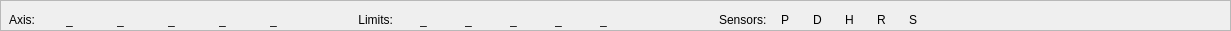
   <widget class="QFrame" name="frameLedsStatus">
    <property name="geometry">
     <rect>
      <x>1</x>
      <y>595</y>
      <width>1231</width>
      <height>31</height>
     </rect>
    </property>
    <property name="frameShape">
     <enum>QFrame::StyledPanel</enum>
    </property>
    <property name="frameShadow">
     <enum>QFrame::Raised</enum>
    </property>
    <widget class="QWidget" name="frmLedsSensor" native="true">
     <property name="enabled">
      <bool>true</bool>
     </property>
     <property name="geometry">
      <rect>
       <x>700</x>
       <y>10</y>
       <width>300</width>
       <height>20</height>
      </rect>
     </property>
     <property name="sizePolicy">
      <sizepolicy hsizetype="Fixed" vsizetype="Fixed">
       <horstretch>0</horstretch>
       <verstretch>0</verstretch>
      </sizepolicy>
     </property>
     <property name="maximumSize">
      <size>
       <width>300</width>
       <height>20</height>
      </size>
     </property>
     <property name="styleSheet">
      <string notr="true"/>
     </property>
     <layout class="QHBoxLayout" name="_4">
      <property name="spacing">
       <number>0</number>
      </property>
      <property name="leftMargin">
       <number>0</number>
      </property>
      <property name="topMargin">
       <number>0</number>
      </property>
      <property name="rightMargin">
       <number>0</number>
      </property>
      <property name="bottomMargin">
       <number>0</number>
      </property>
      <item>
       <spacer name="horizontalSpacer_16">
        <property name="orientation">
         <enum>Qt::Horizontal</enum>
        </property>
        <property name="sizeType">
         <enum>QSizePolicy::Maximum</enum>
        </property>
        <property name="sizeHint" stdset="0">
         <size>
          <width>19</width>
          <height>20</height>
         </size>
        </property>
       </spacer>
      </item>
      <item>
       <widget class="QLabel" name="SensorLbl">
        <property name="text">
         <string>Sensors:</string>
        </property>
       </widget>
      </item>
      <item>
       <spacer name="horizontalSpacer_13">
        <property name="orientation">
         <enum>Qt::Horizontal</enum>
        </property>
        <property name="sizeType">
         <enum>QSizePolicy::Fixed</enum>
        </property>
        <property name="sizeHint" stdset="0">
         <size>
          <width>7</width>
          <height>20</height>
         </size>
        </property>
       </spacer>
      </item>
      <item>
       <widget class="cnLed" name="cnLedP">
        <property name="enabled">
         <bool>true</bool>
        </property>
        <property name="sizePolicy">
         <sizepolicy hsizetype="Fixed" vsizetype="Fixed">
          <horstretch>0</horstretch>
          <verstretch>0</verstretch>
         </sizepolicy>
        </property>
        <property name="maximumSize">
         <size>
          <width>20</width>
          <height>20</height>
         </size>
        </property>
        <property name="toolTip">
         <string>Probe</string>
        </property>
        <property name="text">
         <string notr="true"/>
        </property>
        <property name="pixmap">
         <pixmap>images/ledRougeEteinte.svg</pixmap>
        </property>
        <property name="scaledContents">
         <bool>true</bool>
        </property>
       </widget>
      </item>
      <item>
       <widget class="QLabel" name="lblLedP">
        <property name="sizePolicy">
         <sizepolicy hsizetype="Fixed" vsizetype="Fixed">
          <horstretch>0</horstretch>
          <verstretch>0</verstretch>
         </sizepolicy>
        </property>
        <property name="minimumSize">
         <size>
          <width>20</width>
          <height>0</height>
         </size>
        </property>
        <property name="maximumSize">
         <size>
          <width>20</width>
          <height>16777215</height>
         </size>
        </property>
        <property name="text">
         <string notr="true">P</string>
        </property>
       </widget>
      </item>
      <item>
       <spacer name="horizontalSpacer_15">
        <property name="orientation">
         <enum>Qt::Horizontal</enum>
        </property>
        <property name="sizeType">
         <enum>QSizePolicy::Fixed</enum>
        </property>
        <property name="sizeHint" stdset="0">
         <size>
          <width>5</width>
          <height>20</height>
         </size>
        </property>
       </spacer>
      </item>
      <item>
       <widget class="cnLed" name="cnLedD">
        <property name="enabled">
         <bool>true</bool>
        </property>
        <property name="sizePolicy">
         <sizepolicy hsizetype="Fixed" vsizetype="Fixed">
          <horstretch>0</horstretch>
          <verstretch>0</verstretch>
         </sizepolicy>
        </property>
        <property name="maximumSize">
         <size>
          <width>20</width>
          <height>20</height>
         </size>
        </property>
        <property name="toolTip">
         <string>Door</string>
        </property>
        <property name="text">
         <string notr="true"/>
        </property>
        <property name="pixmap">
         <pixmap>images/ledRougeEteinte.svg</pixmap>
        </property>
        <property name="scaledContents">
         <bool>true</bool>
        </property>
       </widget>
      </item>
      <item>
       <widget class="QLabel" name="lblLedD">
        <property name="sizePolicy">
         <sizepolicy hsizetype="Fixed" vsizetype="Fixed">
          <horstretch>0</horstretch>
          <verstretch>0</verstretch>
         </sizepolicy>
        </property>
        <property name="minimumSize">
         <size>
          <width>20</width>
          <height>0</height>
         </size>
        </property>
        <property name="maximumSize">
         <size>
          <width>20</width>
          <height>16777215</height>
         </size>
        </property>
        <property name="text">
         <string notr="true">D</string>
        </property>
       </widget>
      </item>
      <item>
       <spacer name="horizontalSpacer_17">
        <property name="orientation">
         <enum>Qt::Horizontal</enum>
        </property>
        <property name="sizeType">
         <enum>QSizePolicy::Fixed</enum>
        </property>
        <property name="sizeHint" stdset="0">
         <size>
          <width>5</width>
          <height>20</height>
         </size>
        </property>
       </spacer>
      </item>
      <item>
       <widget class="cnLed" name="cnLedH">
        <property name="enabled">
         <bool>true</bool>
        </property>
        <property name="sizePolicy">
         <sizepolicy hsizetype="Fixed" vsizetype="Fixed">
          <horstretch>0</horstretch>
          <verstretch>0</verstretch>
         </sizepolicy>
        </property>
        <property name="maximumSize">
         <size>
          <width>20</width>
          <height>20</height>
         </size>
        </property>
        <property name="toolTip">
         <string>Hold</string>
        </property>
        <property name="text">
         <string notr="true"/>
        </property>
        <property name="pixmap">
         <pixmap>images/ledRougeEteinte.svg</pixmap>
        </property>
        <property name="scaledContents">
         <bool>true</bool>
        </property>
       </widget>
      </item>
      <item>
       <widget class="QLabel" name="lblLedH">
        <property name="sizePolicy">
         <sizepolicy hsizetype="Fixed" vsizetype="Fixed">
          <horstretch>0</horstretch>
          <verstretch>0</verstretch>
         </sizepolicy>
        </property>
        <property name="minimumSize">
         <size>
          <width>20</width>
          <height>0</height>
         </size>
        </property>
        <property name="maximumSize">
         <size>
          <width>20</width>
          <height>16777215</height>
         </size>
        </property>
        <property name="text">
         <string notr="true">H</string>
        </property>
       </widget>
      </item>
      <item>
       <spacer name="horizontalSpacer_7">
        <property name="orientation">
         <enum>Qt::Horizontal</enum>
        </property>
        <property name="sizeType">
         <enum>QSizePolicy::Fixed</enum>
        </property>
        <property name="sizeHint" stdset="0">
         <size>
          <width>5</width>
          <height>20</height>
         </size>
        </property>
       </spacer>
      </item>
      <item>
       <widget class="cnLed" name="cnLedR">
        <property name="enabled">
         <bool>true</bool>
        </property>
        <property name="sizePolicy">
         <sizepolicy hsizetype="Fixed" vsizetype="Fixed">
          <horstretch>0</horstretch>
          <verstretch>0</verstretch>
         </sizepolicy>
        </property>
        <property name="maximumSize">
         <size>
          <width>20</width>
          <height>20</height>
         </size>
        </property>
        <property name="toolTip">
         <string>soft Reset</string>
        </property>
        <property name="text">
         <string notr="true"/>
        </property>
        <property name="pixmap">
         <pixmap>images/ledRougeEteinte.svg</pixmap>
        </property>
        <property name="scaledContents">
         <bool>true</bool>
        </property>
       </widget>
      </item>
      <item>
       <widget class="QLabel" name="lblLedR">
        <property name="sizePolicy">
         <sizepolicy hsizetype="Fixed" vsizetype="Fixed">
          <horstretch>0</horstretch>
          <verstretch>0</verstretch>
         </sizepolicy>
        </property>
        <property name="minimumSize">
         <size>
          <width>20</width>
          <height>0</height>
         </size>
        </property>
        <property name="maximumSize">
         <size>
          <width>20</width>
          <height>23213</height>
         </size>
        </property>
        <property name="text">
         <string notr="true">R</string>
        </property>
       </widget>
      </item>
      <item>
       <spacer name="horizontalSpacer_18">
        <property name="orientation">
         <enum>Qt::Horizontal</enum>
        </property>
        <property name="sizeType">
         <enum>QSizePolicy::Fixed</enum>
        </property>
        <property name="sizeHint" stdset="0">
         <size>
          <width>5</width>
          <height>20</height>
         </size>
        </property>
       </spacer>
      </item>
      <item>
       <widget class="cnLed" name="cnLedS">
        <property name="enabled">
         <bool>true</bool>
        </property>
        <property name="sizePolicy">
         <sizepolicy hsizetype="Fixed" vsizetype="Fixed">
          <horstretch>0</horstretch>
          <verstretch>0</verstretch>
         </sizepolicy>
        </property>
        <property name="maximumSize">
         <size>
          <width>20</width>
          <height>20</height>
         </size>
        </property>
        <property name="toolTip">
         <string>cycle Start</string>
        </property>
        <property name="text">
         <string notr="true"/>
        </property>
        <property name="pixmap">
         <pixmap>images/ledRougeEteinte.svg</pixmap>
        </property>
        <property name="scaledContents">
         <bool>true</bool>
        </property>
       </widget>
      </item>
      <item>
       <widget class="QLabel" name="lblLedS">
        <property name="sizePolicy">
         <sizepolicy hsizetype="Fixed" vsizetype="Fixed">
          <horstretch>0</horstretch>
          <verstretch>0</verstretch>
         </sizepolicy>
        </property>
        <property name="minimumSize">
         <size>
          <width>20</width>
          <height>20</height>
         </size>
        </property>
        <property name="text">
         <string notr="true">S</string>
        </property>
       </widget>
      </item>
      <item>
       <spacer name="horizontalSpacer_20">
        <property name="orientation">
         <enum>Qt::Horizontal</enum>
        </property>
        <property name="sizeHint" stdset="0">
         <size>
          <width>10</width>
          <height>20</height>
         </size>
        </property>
       </spacer>
      </item>
     </layout>
    </widget>
    <widget class="QWidget" name="frmLedsAxis" native="true">
     <property name="enabled">
      <bool>true</bool>
     </property>
     <property name="geometry">
      <rect>
       <x>0</x>
       <y>10</y>
       <width>300</width>
       <height>20</height>
      </rect>
     </property>
     <property name="sizePolicy">
      <sizepolicy hsizetype="Fixed" vsizetype="Fixed">
       <horstretch>0</horstretch>
       <verstretch>0</verstretch>
      </sizepolicy>
     </property>
     <property name="maximumSize">
      <size>
       <width>300</width>
       <height>20</height>
      </size>
     </property>
     <property name="styleSheet">
      <string notr="true"/>
     </property>
     <layout class="QHBoxLayout" name="_2">
      <property name="spacing">
       <number>0</number>
      </property>
      <property name="leftMargin">
       <number>0</number>
      </property>
      <property name="topMargin">
       <number>0</number>
      </property>
      <property name="rightMargin">
       <number>0</number>
      </property>
      <property name="bottomMargin">
       <number>0</number>
      </property>
      <item>
       <widget class="QLabel" name="lblledxis">
        <property name="sizePolicy">
         <sizepolicy hsizetype="Fixed" vsizetype="Preferred">
          <horstretch>0</horstretch>
          <verstretch>0</verstretch>
         </sizepolicy>
        </property>
        <property name="minimumSize">
         <size>
          <width>32</width>
          <height>0</height>
         </size>
        </property>
        <property name="maximumSize">
         <size>
          <width>30</width>
          <height>16777215</height>
         </size>
        </property>
        <property name="text">
         <string>Axis:</string>
        </property>
        <property name="alignment">
         <set>Qt::AlignRight|Qt::AlignTrailing|Qt::AlignVCenter</set>
        </property>
       </widget>
      </item>
      <item>
       <spacer name="horizontalSpacer_6">
        <property name="orientation">
         <enum>Qt::Horizontal</enum>
        </property>
        <property name="sizeType">
         <enum>QSizePolicy::Fixed</enum>
        </property>
        <property name="sizeHint" stdset="0">
         <size>
          <width>5</width>
          <height>20</height>
         </size>
        </property>
       </spacer>
      </item>
      <item>
       <widget class="cnLed" name="cnLed00">
        <property name="enabled">
         <bool>true</bool>
        </property>
        <property name="sizePolicy">
         <sizepolicy hsizetype="Fixed" vsizetype="Fixed">
          <horstretch>0</horstretch>
          <verstretch>0</verstretch>
         </sizepolicy>
        </property>
        <property name="maximumSize">
         <size>
          <width>20</width>
          <height>20</height>
         </size>
        </property>
        <property name="toolTip">
         <string>X Limit</string>
        </property>
        <property name="text">
         <string notr="true"/>
        </property>
        <property name="pixmap">
         <pixmap>images/ledBleuEteinte.svg</pixmap>
        </property>
        <property name="scaledContents">
         <bool>true</bool>
        </property>
       </widget>
      </item>
      <item>
       <widget class="QLabel" name="lblLed00">
        <property name="sizePolicy">
         <sizepolicy hsizetype="Fixed" vsizetype="Fixed">
          <horstretch>0</horstretch>
          <verstretch>0</verstretch>
         </sizepolicy>
        </property>
        <property name="minimumSize">
         <size>
          <width>20</width>
          <height>0</height>
         </size>
        </property>
        <property name="maximumSize">
         <size>
          <width>20</width>
          <height>16777215</height>
         </size>
        </property>
        <property name="frameShape">
         <enum>QFrame::NoFrame</enum>
        </property>
        <property name="frameShadow">
         <enum>QFrame::Plain</enum>
        </property>
        <property name="lineWidth">
         <number>1</number>
        </property>
        <property name="text">
         <string notr="true">_</string>
        </property>
       </widget>
      </item>
      <item>
       <spacer name="horizontalSpacer_9">
        <property name="orientation">
         <enum>Qt::Horizontal</enum>
        </property>
        <property name="sizeType">
         <enum>QSizePolicy::Fixed</enum>
        </property>
        <property name="sizeHint" stdset="0">
         <size>
          <width>5</width>
          <height>20</height>
         </size>
        </property>
       </spacer>
      </item>
      <item>
       <widget class="cnLed" name="cnLed01">
        <property name="enabled">
         <bool>true</bool>
        </property>
        <property name="sizePolicy">
         <sizepolicy hsizetype="Fixed" vsizetype="Fixed">
          <horstretch>0</horstretch>
          <verstretch>0</verstretch>
         </sizepolicy>
        </property>
        <property name="maximumSize">
         <size>
          <width>20</width>
          <height>20</height>
         </size>
        </property>
        <property name="toolTip">
         <string>Y Limit</string>
        </property>
        <property name="text">
         <string notr="true"/>
        </property>
        <property name="pixmap">
         <pixmap>images/ledBleuEteinte.svg</pixmap>
        </property>
        <property name="scaledContents">
         <bool>true</bool>
        </property>
       </widget>
      </item>
      <item>
       <widget class="QLabel" name="lblLed01">
        <property name="sizePolicy">
         <sizepolicy hsizetype="Fixed" vsizetype="Fixed">
          <horstretch>0</horstretch>
          <verstretch>0</verstretch>
         </sizepolicy>
        </property>
        <property name="minimumSize">
         <size>
          <width>20</width>
          <height>0</height>
         </size>
        </property>
        <property name="maximumSize">
         <size>
          <width>20</width>
          <height>16777215</height>
         </size>
        </property>
        <property name="text">
         <string notr="true">_</string>
        </property>
       </widget>
      </item>
      <item>
       <spacer name="horizontalSpacer_10">
        <property name="orientation">
         <enum>Qt::Horizontal</enum>
        </property>
        <property name="sizeType">
         <enum>QSizePolicy::Fixed</enum>
        </property>
        <property name="sizeHint" stdset="0">
         <size>
          <width>5</width>
          <height>20</height>
         </size>
        </property>
       </spacer>
      </item>
      <item>
       <widget class="cnLed" name="cnLed02">
        <property name="enabled">
         <bool>true</bool>
        </property>
        <property name="sizePolicy">
         <sizepolicy hsizetype="Fixed" vsizetype="Fixed">
          <horstretch>0</horstretch>
          <verstretch>0</verstretch>
         </sizepolicy>
        </property>
        <property name="maximumSize">
         <size>
          <width>20</width>
          <height>20</height>
         </size>
        </property>
        <property name="toolTip">
         <string>Z Limit</string>
        </property>
        <property name="text">
         <string notr="true"/>
        </property>
        <property name="pixmap">
         <pixmap>images/ledBleuEteinte.svg</pixmap>
        </property>
        <property name="scaledContents">
         <bool>true</bool>
        </property>
       </widget>
      </item>
      <item>
       <widget class="QLabel" name="lblLed02">
        <property name="sizePolicy">
         <sizepolicy hsizetype="Fixed" vsizetype="Fixed">
          <horstretch>0</horstretch>
          <verstretch>0</verstretch>
         </sizepolicy>
        </property>
        <property name="minimumSize">
         <size>
          <width>20</width>
          <height>0</height>
         </size>
        </property>
        <property name="maximumSize">
         <size>
          <width>20</width>
          <height>16777215</height>
         </size>
        </property>
        <property name="text">
         <string notr="true">_</string>
        </property>
       </widget>
      </item>
      <item>
       <spacer name="horizontalSpacer_11">
        <property name="orientation">
         <enum>Qt::Horizontal</enum>
        </property>
        <property name="sizeType">
         <enum>QSizePolicy::Fixed</enum>
        </property>
        <property name="sizeHint" stdset="0">
         <size>
          <width>5</width>
          <height>20</height>
         </size>
        </property>
       </spacer>
      </item>
      <item>
       <widget class="cnLed" name="cnLed03">
        <property name="enabled">
         <bool>true</bool>
        </property>
        <property name="sizePolicy">
         <sizepolicy hsizetype="Fixed" vsizetype="Fixed">
          <horstretch>0</horstretch>
          <verstretch>0</verstretch>
         </sizepolicy>
        </property>
        <property name="maximumSize">
         <size>
          <width>20</width>
          <height>20</height>
         </size>
        </property>
        <property name="toolTip">
         <string>A Limit</string>
        </property>
        <property name="text">
         <string notr="true"/>
        </property>
        <property name="pixmap">
         <pixmap>images/ledBleuEteinte.svg</pixmap>
        </property>
        <property name="scaledContents">
         <bool>true</bool>
        </property>
        <property name="ledStatus" stdset="0">
         <bool>false</bool>
        </property>
       </widget>
      </item>
      <item>
       <widget class="QLabel" name="lblLed03">
        <property name="sizePolicy">
         <sizepolicy hsizetype="Fixed" vsizetype="Fixed">
          <horstretch>0</horstretch>
          <verstretch>0</verstretch>
         </sizepolicy>
        </property>
        <property name="minimumSize">
         <size>
          <width>20</width>
          <height>0</height>
         </size>
        </property>
        <property name="text">
         <string notr="true">_</string>
        </property>
       </widget>
      </item>
      <item>
       <spacer name="horizontalSpacer_12">
        <property name="orientation">
         <enum>Qt::Horizontal</enum>
        </property>
        <property name="sizeType">
         <enum>QSizePolicy::Fixed</enum>
        </property>
        <property name="sizeHint" stdset="0">
         <size>
          <width>5</width>
          <height>20</height>
         </size>
        </property>
       </spacer>
      </item>
      <item>
       <widget class="cnLed" name="cnLed04">
        <property name="enabled">
         <bool>true</bool>
        </property>
        <property name="sizePolicy">
         <sizepolicy hsizetype="Fixed" vsizetype="Fixed">
          <horstretch>0</horstretch>
          <verstretch>0</verstretch>
         </sizepolicy>
        </property>
        <property name="maximumSize">
         <size>
          <width>20</width>
          <height>20</height>
         </size>
        </property>
        <property name="toolTip">
         <string>B Limit</string>
        </property>
        <property name="text">
         <string notr="true"/>
        </property>
        <property name="pixmap">
         <pixmap>images/ledBleuEteinte.svg</pixmap>
        </property>
        <property name="scaledContents">
         <bool>true</bool>
        </property>
       </widget>
      </item>
      <item>
       <widget class="QLabel" name="lblLed04">
        <property name="sizePolicy">
         <sizepolicy hsizetype="Fixed" vsizetype="Fixed">
          <horstretch>0</horstretch>
          <verstretch>0</verstretch>
         </sizepolicy>
        </property>
        <property name="minimumSize">
         <size>
          <width>20</width>
          <height>0</height>
         </size>
        </property>
        <property name="text">
         <string notr="true">_</string>
        </property>
       </widget>
      </item>
     </layout>
    </widget>
    <widget class="QWidget" name="frmLimitleds" native="true">
     <property name="enabled">
      <bool>true</bool>
     </property>
     <property name="geometry">
      <rect>
       <x>320</x>
       <y>10</y>
       <width>300</width>
       <height>20</height>
      </rect>
     </property>
     <property name="sizePolicy">
      <sizepolicy hsizetype="Fixed" vsizetype="Fixed">
       <horstretch>0</horstretch>
       <verstretch>0</verstretch>
      </sizepolicy>
     </property>
     <property name="maximumSize">
      <size>
       <width>300</width>
       <height>16777215</height>
      </size>
     </property>
     <layout class="QHBoxLayout" name="_3">
      <property name="spacing">
       <number>0</number>
      </property>
      <property name="leftMargin">
       <number>0</number>
      </property>
      <property name="topMargin">
       <number>0</number>
      </property>
      <property name="rightMargin">
       <number>0</number>
      </property>
      <property name="bottomMargin">
       <number>0</number>
      </property>
      <item>
       <widget class="QLabel" name="lblLimit">
        <property name="text">
         <string>   Limits:</string>
        </property>
        <property name="alignment">
         <set>Qt::AlignRight|Qt::AlignTrailing|Qt::AlignVCenter</set>
        </property>
       </widget>
      </item>
      <item>
       <spacer name="horizontalSpacer_8">
        <property name="orientation">
         <enum>Qt::Horizontal</enum>
        </property>
        <property name="sizeType">
         <enum>QSizePolicy::Fixed</enum>
        </property>
        <property name="sizeHint" stdset="0">
         <size>
          <width>7</width>
          <height>20</height>
         </size>
        </property>
       </spacer>
      </item>
      <item>
       <widget class="cnLed" name="cnLedLimit00">
        <property name="sizePolicy">
         <sizepolicy hsizetype="Fixed" vsizetype="Fixed">
          <horstretch>0</horstretch>
          <verstretch>0</verstretch>
         </sizepolicy>
        </property>
        <property name="maximumSize">
         <size>
          <width>20</width>
          <height>20</height>
         </size>
        </property>
        <property name="toolTip">
         <string>X Limit</string>
        </property>
        <property name="text">
         <string notr="true"/>
        </property>
        <property name="pixmap">
         <pixmap>images/ledRougeEteinte.svg</pixmap>
        </property>
        <property name="scaledContents">
         <bool>true</bool>
        </property>
       </widget>
      </item>
      <item>
       <widget class="QLabel" name="lblLedLimit00">
        <property name="sizePolicy">
         <sizepolicy hsizetype="Fixed" vsizetype="Fixed">
          <horstretch>0</horstretch>
          <verstretch>0</verstretch>
         </sizepolicy>
        </property>
        <property name="minimumSize">
         <size>
          <width>20</width>
          <height>0</height>
         </size>
        </property>
        <property name="maximumSize">
         <size>
          <width>20</width>
          <height>16777215</height>
         </size>
        </property>
        <property name="frameShape">
         <enum>QFrame::NoFrame</enum>
        </property>
        <property name="frameShadow">
         <enum>QFrame::Plain</enum>
        </property>
        <property name="lineWidth">
         <number>1</number>
        </property>
        <property name="text">
         <string notr="true">_</string>
        </property>
       </widget>
      </item>
      <item>
       <spacer name="horizontalSpacer_35">
        <property name="orientation">
         <enum>Qt::Horizontal</enum>
        </property>
        <property name="sizeType">
         <enum>QSizePolicy::Fixed</enum>
        </property>
        <property name="sizeHint" stdset="0">
         <size>
          <width>5</width>
          <height>20</height>
         </size>
        </property>
       </spacer>
      </item>
      <item>
       <widget class="cnLed" name="cnLedLimit01">
        <property name="sizePolicy">
         <sizepolicy hsizetype="Fixed" vsizetype="Fixed">
          <horstretch>0</horstretch>
          <verstretch>0</verstretch>
         </sizepolicy>
        </property>
        <property name="maximumSize">
         <size>
          <width>20</width>
          <height>20</height>
         </size>
        </property>
        <property name="toolTip">
         <string>Y Limit</string>
        </property>
        <property name="text">
         <string notr="true"/>
        </property>
        <property name="pixmap">
         <pixmap>images/ledRougeEteinte.svg</pixmap>
        </property>
        <property name="scaledContents">
         <bool>true</bool>
        </property>
       </widget>
      </item>
      <item>
       <widget class="QLabel" name="lblLedLimit01">
        <property name="sizePolicy">
         <sizepolicy hsizetype="Fixed" vsizetype="Fixed">
          <horstretch>0</horstretch>
          <verstretch>0</verstretch>
         </sizepolicy>
        </property>
        <property name="minimumSize">
         <size>
          <width>20</width>
          <height>0</height>
         </size>
        </property>
        <property name="maximumSize">
         <size>
          <width>20</width>
          <height>16777215</height>
         </size>
        </property>
        <property name="text">
         <string notr="true">_</string>
        </property>
       </widget>
      </item>
      <item>
       <spacer name="horizontalSpacer_36">
        <property name="orientation">
         <enum>Qt::Horizontal</enum>
        </property>
        <property name="sizeType">
         <enum>QSizePolicy::Fixed</enum>
        </property>
        <property name="sizeHint" stdset="0">
         <size>
          <width>5</width>
          <height>20</height>
         </size>
        </property>
       </spacer>
      </item>
      <item>
       <widget class="cnLed" name="cnLedLimit02">
        <property name="sizePolicy">
         <sizepolicy hsizetype="Fixed" vsizetype="Fixed">
          <horstretch>0</horstretch>
          <verstretch>0</verstretch>
         </sizepolicy>
        </property>
        <property name="maximumSize">
         <size>
          <width>20</width>
          <height>20</height>
         </size>
        </property>
        <property name="toolTip">
         <string>Z Limit</string>
        </property>
        <property name="text">
         <string notr="true"/>
        </property>
        <property name="pixmap">
         <pixmap>images/ledRougeEteinte.svg</pixmap>
        </property>
        <property name="scaledContents">
         <bool>true</bool>
        </property>
       </widget>
      </item>
      <item>
       <widget class="QLabel" name="lblLedLimit02">
        <property name="sizePolicy">
         <sizepolicy hsizetype="Fixed" vsizetype="Fixed">
          <horstretch>0</horstretch>
          <verstretch>0</verstretch>
         </sizepolicy>
        </property>
        <property name="minimumSize">
         <size>
          <width>20</width>
          <height>0</height>
         </size>
        </property>
        <property name="maximumSize">
         <size>
          <width>20</width>
          <height>16777215</height>
         </size>
        </property>
        <property name="text">
         <string notr="true">_</string>
        </property>
       </widget>
      </item>
      <item>
       <spacer name="horizontalSpacer_37">
        <property name="orientation">
         <enum>Qt::Horizontal</enum>
        </property>
        <property name="sizeType">
         <enum>QSizePolicy::Fixed</enum>
        </property>
        <property name="sizeHint" stdset="0">
         <size>
          <width>5</width>
          <height>20</height>
         </size>
        </property>
       </spacer>
      </item>
      <item>
       <widget class="cnLed" name="cnLedLimit03">
        <property name="sizePolicy">
         <sizepolicy hsizetype="Fixed" vsizetype="Fixed">
          <horstretch>0</horstretch>
          <verstretch>0</verstretch>
         </sizepolicy>
        </property>
        <property name="maximumSize">
         <size>
          <width>20</width>
          <height>20</height>
         </size>
        </property>
        <property name="toolTip">
         <string>A Limit</string>
        </property>
        <property name="text">
         <string notr="true"/>
        </property>
        <property name="pixmap">
         <pixmap>images/ledRougeEteinte.svg</pixmap>
        </property>
        <property name="scaledContents">
         <bool>true</bool>
        </property>
        <property name="ledStatus" stdset="0">
         <bool>false</bool>
        </property>
       </widget>
      </item>
      <item>
       <widget class="QLabel" name="lblLedLimit03">
        <property name="sizePolicy">
         <sizepolicy hsizetype="Fixed" vsizetype="Fixed">
          <horstretch>0</horstretch>
          <verstretch>0</verstretch>
         </sizepolicy>
        </property>
        <property name="minimumSize">
         <size>
          <width>20</width>
          <height>0</height>
         </size>
        </property>
        <property name="text">
         <string notr="true">_</string>
        </property>
       </widget>
      </item>
      <item>
       <spacer name="horizontalSpacer_39">
        <property name="orientation">
         <enum>Qt::Horizontal</enum>
        </property>
        <property name="sizeType">
         <enum>QSizePolicy::Fixed</enum>
        </property>
        <property name="sizeHint" stdset="0">
         <size>
          <width>5</width>
          <height>20</height>
         </size>
        </property>
       </spacer>
      </item>
      <item>
       <widget class="cnLed" name="cnLedLimit04">
        <property name="sizePolicy">
         <sizepolicy hsizetype="Fixed" vsizetype="Fixed">
          <horstretch>0</horstretch>
          <verstretch>0</verstretch>
         </sizepolicy>
        </property>
        <property name="maximumSize">
         <size>
          <width>20</width>
          <height>20</height>
         </size>
        </property>
        <property name="toolTip">
         <string>X Limit</string>
        </property>
        <property name="text">
         <string notr="true"/>
        </property>
        <property name="pixmap">
         <pixmap>images/ledRougeEteinte.svg</pixmap>
        </property>
        <property name="scaledContents">
         <bool>true</bool>
        </property>
       </widget>
      </item>
      <item>
       <widget class="QLabel" name="lblLedLimit04">
        <property name="sizePolicy">
         <sizepolicy hsizetype="Fixed" vsizetype="Fixed">
          <horstretch>0</horstretch>
          <verstretch>0</verstretch>
         </sizepolicy>
        </property>
        <property name="minimumSize">
         <size>
          <width>20</width>
          <height>0</height>
         </size>
        </property>
        <property name="text">
         <string notr="true">_</string>
        </property>
       </widget>
      </item>
     </layout>
    </widget>
   </widget>
